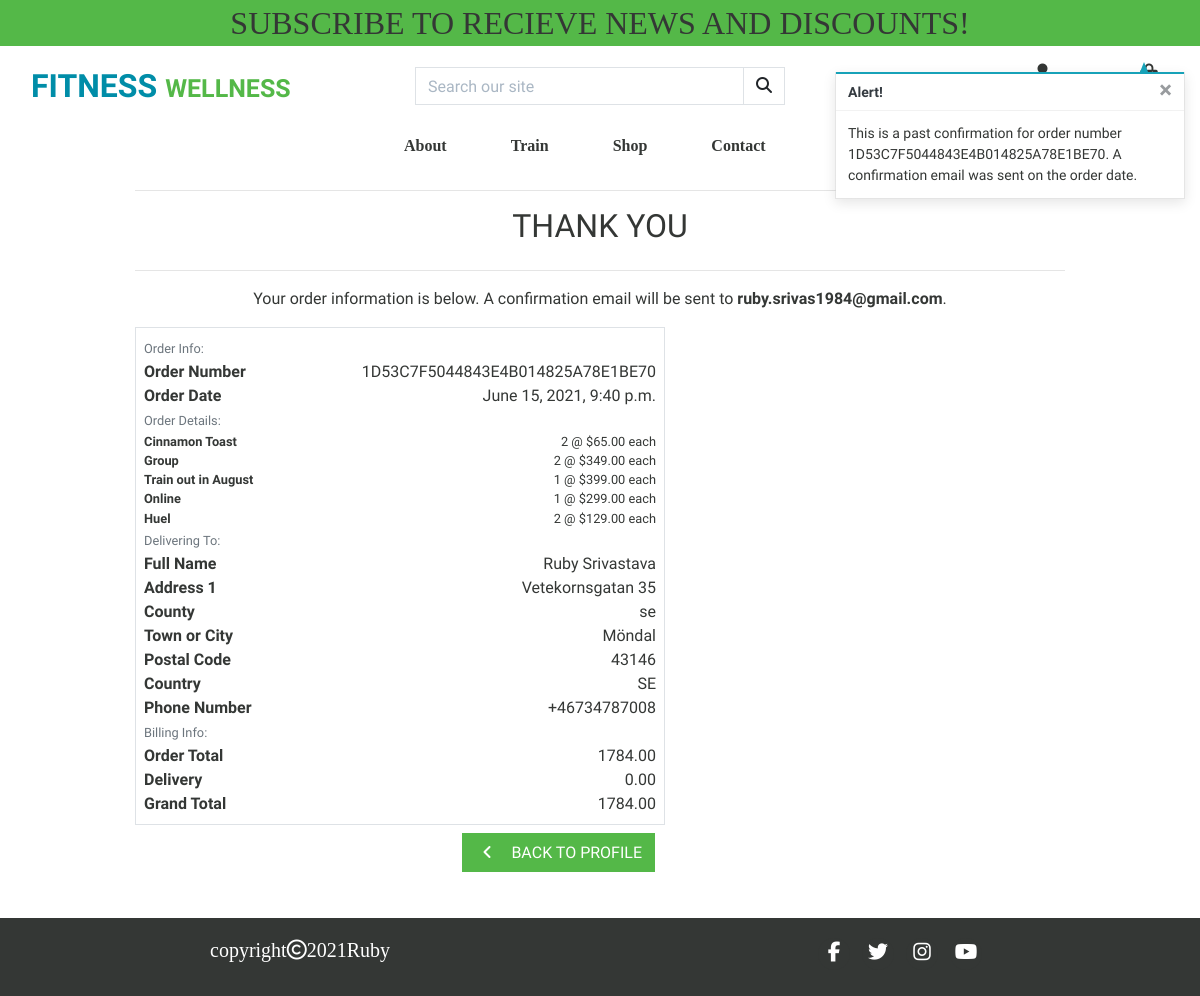
The page /profile/order_history/1D53C7F5044843E4B014825A78E1BE70 on the database its author committed.
### checkout/models.py (models this page shows, shortened)
class Order(models.Model):
    order_number = models.CharField(max_length=32, null=False, editable=False)
    user_profile = models.ForeignKey(UserProfile, on_delete=models.SET_NULL,
                                     null=True, blank=True, related_name='orders')
    full_name = models.CharField(max_length=50, null=False, blank=False)
    email = models.EmailField(max_length=254, null=False, blank=False)
    phone_number = models.CharField(max_length=20, null=False, blank=False)
    country = CountryField(blank_label='Country *', null=False, blank=False)
    postcode = models.CharField(max_length=20, null=True, blank=True)
    town_or_city = models.CharField(max_length=40, null=False, blank=False)
    street_address1 = models.CharField(max_length=80, null=False, blank=False)
    street_address2 = models.CharField(max_length=80, null=True, blank=True)
    county = models.CharField(max_length=80, null=True, blank=True)
    date = models.DateTimeField(auto_now_add=True)
    delivery_cost = models.DecimalField(max_digits=6, decimal_places=2, null=False, default=0)
    order_total = models.DecimalField(max_digits=10, decimal_places=2, null=False, default=0)
    grand_total = models.DecimalField(max_digits=10, decimal_places=2, null=False, default=0)
    original_bag = models.TextField(null=False, blank=False, default='')
    stripe_pid = models.CharField(max_length=254, null=False, blank=False, default='')

class OrderLineItem(models.Model):
    order = models.ForeignKey(Order, null=False, blank=False, on_delete=models.CASCADE, related_name='lineitems')
    product = models.ForeignKey(Product, null=False, blank=False, on_delete=models.CASCADE)
    product_size = models.CharField(max_length=2, null=True, blank=True) # XS, S, M, L, XL
    quantity = models.IntegerField(null=False, blank=False, default=0)
    lineitem_total = models.DecimalField(max_digits=6, decimal_places=2, null=False, blank=False, editable=False)

### products/models.py (models this page shows, shortened)
class Product(models.Model):
    category = models.ForeignKey('Category', null=True, blank=True, on_delete=models.SET_NULL)
    sku = models.CharField(max_length=254, null=True, blank=True)
    name = models.CharField(max_length=254)
    description = models.TextField()
    has_sizes = models.BooleanField(default=False, null=True, blank=True)
    price = models.DecimalField(max_digits=6, decimal_places=2)
    rating = models.DecimalField(max_digits=6, decimal_places=2, null=True, blank=True)
    image_url = models.URLField(max_length=1024, null=True, blank=True)
    image = models.ImageField(null=True, blank=True)

### profiles/views.py (the view)
# urls.py: path('order_history/<order_number>', views.order_history, name='order_history'),
def order_history(request, order_number):
    order = get_object_or_404(Order, order_number=order_number)
    messages.info(request, (
        f'This is a past confirmation for order number {order_number}. '
        'A confirmation email was sent on the order date.'
    ))
    template = 'checkout/checkout_success.html'
    context = {
        'order': order,
        'from_profile': True,
    }
    return render(request, template, context)

### bag/contexts.py (called while the page is built, shortened)
def bag_contents(request):
    bag_items = []
    total = 0
    product_count = 0
    bag = request.session.get('bag', {})
    if total < settings.FREE_DELIVERY_THRESHOLD:
        delivery = total * Decimal(settings.STANDARD_DELIVERY_PERCENTAGE / 100)
        free_delivery_delta = settings.FREE_DELIVERY_THRESHOLD - total
    else:
        delivery = 0
        free_delivery_delta = 0
    grand_total = delivery + total
    context = {
        'bag_items': bag_items,
        'total': total,
        'product_count': product_count,
        'delivery': delivery,
        'free_delivery_delta': free_delivery_delta,
        'free_delivery_threshold': settings.FREE_DELIVERY_THRESHOLD,
        'grand_total': grand_total,
    }
    return context

### checkout/templates/checkout/checkout_success.html (shortened to what this page needs)
{% extends "base.html" %}
{% load static %}
{% block extra_css %}
    <link rel="stylesheet" href="{% static 'checkout/css/checkout.css' %}">
{% endblock %}
{% block content %}
    <div class="container gym-container">
        <div class="row">
            <div class="col">
                <hr>
                <h2 class="logo-font mb-4">Thank You</h2>
                <hr>
                <p class="text-black">Your order information is below. A confirmation email will be sent to <strong>{{ order.email }}</strong>.</p>
            </div>
        </div>
        <div class="row">
            <div class="col-12 col-lg-7 text-left">
                <div class="order-confirmation-wrapper p-2 border">
                    <div class="row">
                        <div class="col">
                            <small class="text-muted">Order Info:</small>
                        </div>
                    </div>
                    <div class="row">
                        <div class="col-12 col-md-4">
                            <p class="mb-0 text-black font-weight-bold">Order Number</p>
                        </div>
                        <div class="col-12 col-md-8 text-md-right">
                            <p class="mb-0">{{ order.order_number }}</p>
                        </div>
                    </div>
                    <div class="row">
                        <div class="col-12 col-md-4">
                            <p class="mb-0 text-black font-weight-bold">Order Date</p>
                        </div>
                        <div class="col-12 col-md-8 text-md-right">
                            <p class="mb-0">{{ order.date }}</p>
                        </div>
                    </div>
                    <div class="row">
                        <div class="col">
                            <small class="text-muted">Order Details:</small>
                        </div>
                    </div>
                    {% for item in order.lineitems.all %}
                    <div class="row">
                        <div class="col-12 col-md-4">
                            <p class="small mb-0 text-black font-weight-bold">
                                {{ item.product.name }}{% if item.product_size %} - Size {{ item.product.size|upper }}{% endif %}
                            </p>
                        </div>
                        <div class="col-12 col-md-8 text-md-right">
                            <p class="small mb-0">{{ item.quantity }} @ ${{ item.product.price }} each</p>
                        </div>
                    </div>
                    {% endfor %}
                    <div class="row">
                        <div class="col">
                            <small class="text-muted">Delivering To:</small>
                        </div>
                    </div>
                    <div class="row">
                        <div class="col-12 col-md-4">
                            <p class="mb-0 text-black font-weight-bold">Full Name</p>
                        </div>
                        <div class="col-12 col-md-8 text-md-right">
                            <p class="mb-0">{{ order.full_name }}</p>
                        </div>
                    </div>
                    <div class="row">
                        <div class="col-12 col-md-4">
                            <p class="mb-0 text-black font-weight-bold">Address 1</p>
                        </div>
                        <div class="col-12 col-md-8 text-md-right">
                            <p class="mb-0">{{ order.street_address1 }}</p>
                        </div>
                    </div>
                    {% if order.county %}
                    <div class="row">
                        <div class="col-12 col-md-4">
                            <p class="mb-0 text-black font-weight-bold">County</p>
                        </div>
                        <div class="col-12 col-md-8 text-md-right">
                            <p class="mb-0">{{ order.county }}</p>
                        </div>
                    </div>
                    {% endif %}
                    <div class="row">
                        <div class="col-12 col-md-4">
                            <p class="mb-0 text-black font-weight-bold">Town or City</p>
                        </div>
                        <div class="col-12 col-md-8 text-md-right">
                            <p class="mb-0">{{ order.town_or_city }}</p>
                        </div>
                    </div>
                    {% if order.postcode %}
                    <div class="row">
                        <div class="col-12 col-md-4">
                            <p class="mb-0 text-black font-weight-bold">Postal Code</p>
                        </div>
                        <div class="col-12 col-md-8 text-md-right">
                            <p class="mb-0">{{ order.postcode }}</p>
                        </div>
                    </div>
                    {% endif %}
                    <div class="row">
                        <div class="col-12 col-md-4">
                            <p class="mb-0 text-black font-weight-bold">Country</p>
                        </div>
                        <div class="col-12 col-md-8 text-md-right">
                            <p class="mb-0">{{ order.country }}</p>
                        </div>
                    </div>
                    <div class="row">
                        <div class="col-12 col-md-4">
                            <p class="mb-0 text-black font-weight-bold">Phone Number</p>
                        </div>
                        <div class="col-12 col-md-8 text-md-right">
                            <p class="mb-0">{{ order.phone_number }}</p>
                        </div>
                    </div>
                    <div class="row">
                        <div class="col">
                            <small class="text-muted">Billing Info:</small>
                        </div>
                    </div>
                    <div class="row">
                        <div class="col-12 col-md-4">
                            <p class="mb-0 text-black font-weight-bold">Order Total</p>
                        </div>
                        <div class="col-12 col-md-8 text-md-right">
                            <p class="mb-0">{{ order.order_total }}</p>
                        </div>
                    </div>
                    <div class="row">
                        <div class="col-12 col-md-4">
                            <p class="mb-0 text-black font-weight-bold">Delivery</p>
                        </div>
                        <div class="col-12 col-md-8 text-md-right">
                            <p class="mb-0">{{ order.delivery_cost }}</p>
                        </div>
                    </div>
                    <div class="row">
                        <div class="col-12 col-md-4">
                            <p class="mb-0 text-black font-weight-bold">Grand Total</p>
                        </div>
                        <div class="col-12 col-md-8 text-md-right">
                            <p class="mb-0">{{ order.grand_total }}</p>
                        </div>
                    </div>
                </div>
            </div>
        </div>
        <div class="row">
			<div class="col-12 col-lg-7 text-right">
				{% if from_profile %}
                    <a href="{% url 'profile' %}" class="btn btn-green rounded-0 my-2">
                        <span class="icon mr-2">
                            <i class="fas fa-angle-left"></i>
                        </span>
                        <span class="text-uppercase">Back to Profile</span>
                    </a>
                {% endif %}
			</div>
		</div>
    </div>
{% endblock %}

### static/css/base.css (style rules this page uses)
html { height: 100%; }
body { min-height: calc(100vh - 56px); color: #343735; font-family: "rationale"; }
@media (min-width: 1200px) { .container { max-width: 80%; } }
.gym-container { color: #343735; align-items: center; text-align: center; min-height: calc(100vh - 56px); }
.btn-green { background-color: #54b848; color: #ffffff; margin:10px; }
.logo-font { text-transform: uppercase; }
a { color: #343735; }
.icon { align-items: center; display: inline-flex; justify-content: center; height: 1.5rem; width: 1.5rem; }

### rows shown on the page
Order: email "ruby.srivas1984@gmail.com", order_number "1D53C7F5044843E4B014825A78E1BE70", date "June 15, 2021, 9:40 p.m.", full_name "Ruby Srivastava", street_address1 "Vetekornsgatan 35", county "se", town_or_city "Möndal", postcode "43146", country "SE", phone_number "+46734787008", order_total "1784.00", delivery_cost "0.00", grand_total "1784.00"
OrderLineItem: product.name "Cinnamon Toast", quantity "2", product.price "65.00"
OrderLineItem: product.name "Group", quantity "2", product.price "349.00"
OrderLineItem: product.name "Train out in August", quantity "1", product.price "399.00"
OrderLineItem: product.name "Online", quantity "1", product.price "299.00"
OrderLineItem: product.name "Huel", quantity "2", product.price "129.00"

### other values the page prints
{{ message }} "This is a past confirmation for order number 1D53C7F5044843E4B014825A78E1BE70. A confirmation email was sent on the order date."
